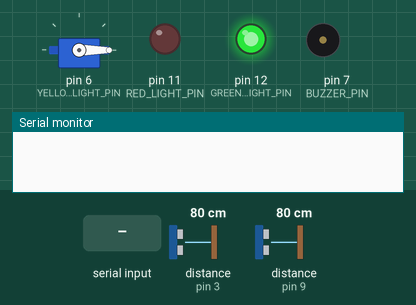
The sketch below on a simulated Arduino Uno, built with avr-gcc and run on an emulated ATmega328P. Shown: servo, output pins drawn as LEDs (lit = HIGH), buzzer (waves = sounding, pin HIGH), the last lines printed to the serial monitor. Wiring (inferred from the names in the program): 2 × ultrasonic range finder: trigger pin 4, echo pin 3 / trigger pin 10, echo pin 9. Dashed ring = blinking. Inputs (shaded band) come from the test bench; at power-on: distance to the obstacle (sensors on pin 3, pin 9) 80 cm. The echo pulse lasts 58.3 µs per cm; pins used as bus, display or sensor lines are not drawn.

Above: at 1.2 s.
1.3 s: distance to the obstacle (sensor on pin 3) set to 22 cm
4.3 s: distance to the obstacle (sensor on pin 3) set to 19 cm
At 5.65 s:
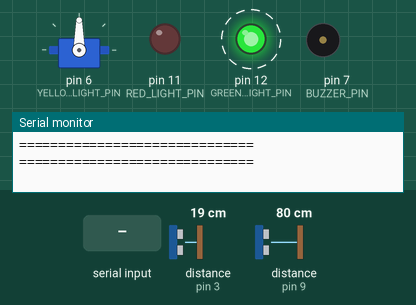
7.3 s: distance to the obstacle (sensor on pin 9) set to 2 cm
At 7.75 s:
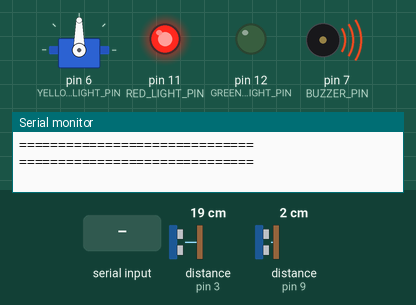
10.3 s: "END\n" received over the second serial link
13.3 s: "PARKING SPOT UPDATE:\n" received over the second serial link
16.3 s: distance to the obstacle (sensor on pin 3) set to 35 cm
At 16.63 s:
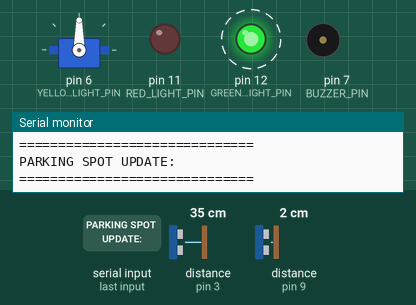
Timing chart, 0 to 20.3 s (numbered marks = the images above; inputs shaded):
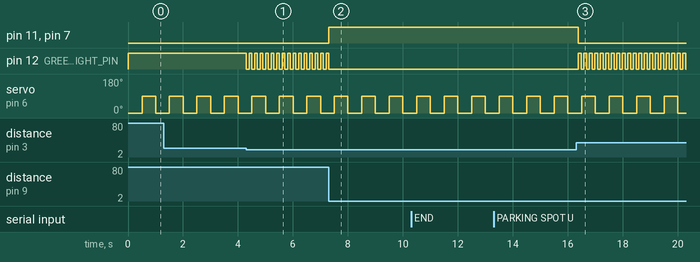

Measured:
- the behaviour switches between 21 and 20 cm on distance to the obstacle (sensor on pin 3) (found by bisection; images 0 and 1)
- after the input at 4.3 s, pin 12 (GREEN_LIGHT_PIN): alternates HIGH for 0.10 s and LOW for 0.10 s, starting at once
- after the input at 7.3 s, pin 11 (RED_LIGHT_PIN), pin 7 (BUZZER_PIN): LOW → HIGH at once; pin 12 (GREEN_LIGHT_PIN): goes on until 7.3 s, then stays LOW
- after the input at 16.3 s, pin 11 (RED_LIGHT_PIN), pin 7 (BUZZER_PIN): HIGH → LOW after 0.08 s; pin 12 (GREEN_LIGHT_PIN): alternates HIGH for 0.10 s and LOW for 0.10 s, starting after 0.08 s
- by itself, servo on pin 6 (YELLOW_LIGHT_PIN): alternates 90° for 0.50 s and 0° for 0.50 s

The sketch:

CAPSTONE.ino
```cpp
#include <Servo.h>
#include <SoftwareSerial.h>

#define TRIGGER_PIN1      10
#define ECHO_PIN1         9
#define TRIGGER_PIN2      4
#define ECHO_PIN2         3
#define BUZZER_PIN        7
#define RED_LIGHT_PIN     11
#define YELLOW_LIGHT_PIN  6
#define GREEN_LIGHT_PIN   12
#define SERVO_PIN         6

Servo myservo;
SoftwareSerial comm(0, 1);  // RX on pin 0, TX on pin 1

unsigned long servoMillis        = 0;
unsigned long lastSensorMillis   = 0;
unsigned long lastPrintMillis    = 0;

const long servoInterval     = 500;
const long sensorInterval    = 100;
const long printInterval     = 5000;

bool crashDetected           = false;
String parkingReport         = "";
bool reportStarted           = false;

void setup() {
  myservo.attach(SERVO_PIN);
  pinMode(TRIGGER_PIN1, OUTPUT);
  pinMode(ECHO_PIN1, INPUT);
  pinMode(TRIGGER_PIN2, OUTPUT);
  pinMode(ECHO_PIN2, INPUT);
  pinMode(BUZZER_PIN, OUTPUT);
  pinMode(RED_LIGHT_PIN, OUTPUT);
  pinMode(YELLOW_LIGHT_PIN, OUTPUT);
  pinMode(GREEN_LIGHT_PIN, OUTPUT);

  digitalWrite(RED_LIGHT_PIN, LOW);
  digitalWrite(GREEN_LIGHT_PIN, HIGH);
  myservo.write(0);

  comm.begin(9600);
  Serial.begin(9600);
}

void loop() {
  unsigned long now = millis();

  // === SENSOR READING ===
  if (now - lastSensorMillis >= sensorInterval) {
    lastSensorMillis = now;

    float dist1 = readUltrasonic(TRIGGER_PIN1, ECHO_PIN1);
    float dist2 = readUltrasonic(TRIGGER_PIN2, ECHO_PIN2);

    bool inRange1 = (dist1 >= 1 && dist1 <= 20);
    bool inRange2 = (dist2 >= 1 && dist2 <= 20);

    if (inRange1 && inRange2) {
      crashDetected = true;
      digitalWrite(RED_LIGHT_PIN, HIGH);
      digitalWrite(BUZZER_PIN, HIGH);
      digitalWrite(GREEN_LIGHT_PIN, LOW);
    }
    else if (inRange1 || inRange2) {
      crashDetected = false;
      digitalWrite(GREEN_LIGHT_PIN, !digitalRead(GREEN_LIGHT_PIN)); // blink
      digitalWrite(RED_LIGHT_PIN, LOW);
      digitalWrite(BUZZER_PIN, LOW);
    }
    else {
      crashDetected = false;
      digitalWrite(GREEN_LIGHT_PIN, HIGH);
      digitalWrite(RED_LIGHT_PIN, LOW);
      digitalWrite(BUZZER_PIN, LOW);
    }
  }

  // === SERVO OSCILLATION ===
  if (now - servoMillis >= servoInterval) {
    servoMillis = now;
    static int angle = 0;
    angle = (angle == 0) ? 90 : 0;
    myservo.write(angle);
  }

  // === COMM RECEIVE ===
  while (comm.available()) {
    String line = comm.readStringUntil('\n');
    line.trim();

    if (line.startsWith("PARKING SPOT UPDATE:")) {
      parkingReport = "";
      reportStarted = true;
    }

    if (reportStarted) {
      parkingReport += line + "\n";
    }

   if (line == "END") {
  reportStarted = false;
  parkingReport += "PARKING LOT SAFETY UPDATE: ";
  parkingReport += crashDetected ? "POTENTIAL ACCIDENT" : "ALL CLEAR";
  parkingReport += "\n==============================\n";

  // ✅ Immediately print full report so frontend sees it
  Serial.println("\n==============================");
  Serial.print(parkingReport);
  Serial.println("==============================");
}

  }

  // === STRUCTURED PRINTING EVERY 5s ===
  if (now - lastPrintMillis >= printInterval) {
    lastPrintMillis = now;
    Serial.println("\n==============================");
    Serial.print(parkingReport);
    Serial.println("==============================");
  }
}

float readUltrasonic(int trigPin, int echoPin) {
  digitalWrite(trigPin, LOW);
  delayMicroseconds(2);
  digitalWrite(trigPin, HIGH);
  delayMicroseconds(10);
  digitalWrite(trigPin, LOW);

  long duration = pulseIn(echoPin, HIGH, 30000);  // timeout = 30ms
  if (duration == 0) return 1000; // timeout fallback
  return (duration / 2) / 29.1;
}
```
